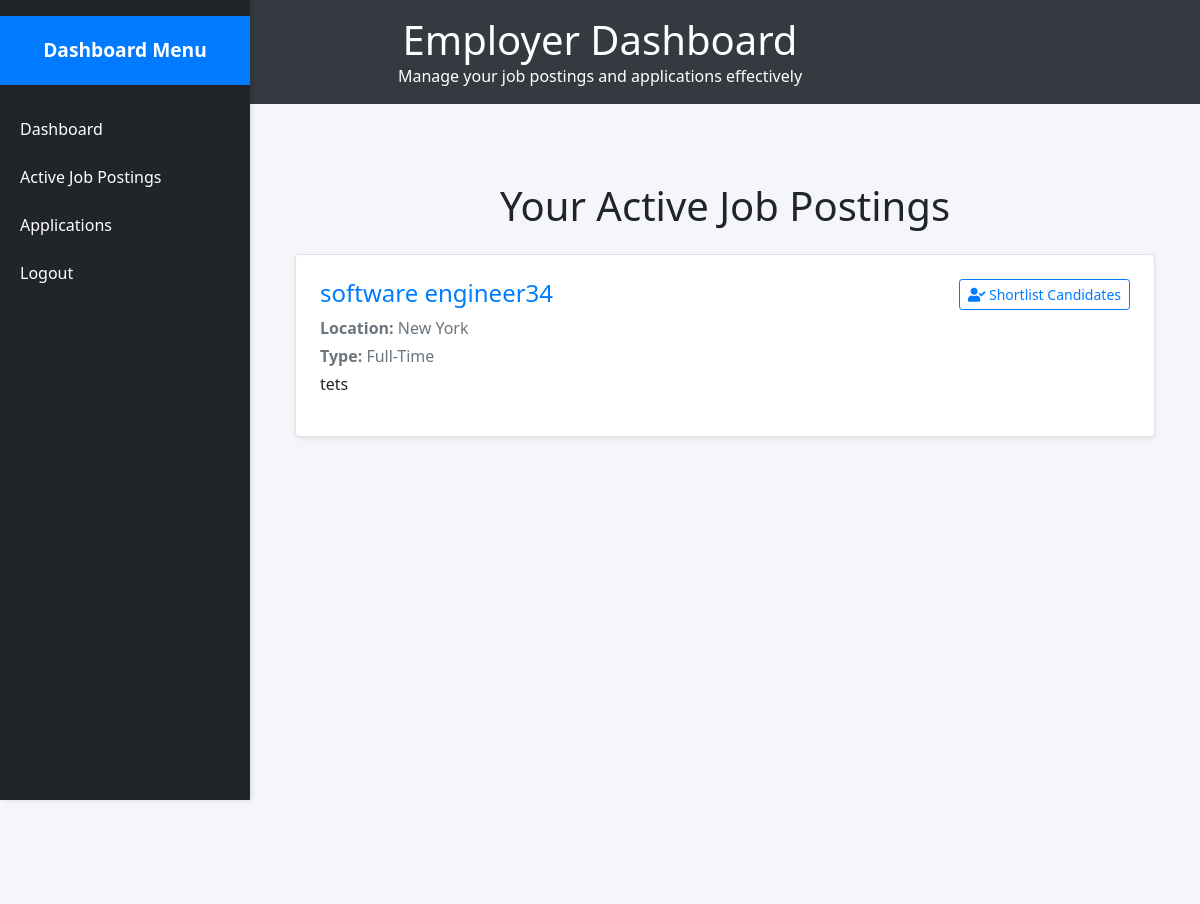
The page /active_jobs (signed in) on the database its author committed.
### app/models.py (models this page shows)
class Job(db.Model):
    __tablename__ = 'jobs'
    id = db.Column(db.Integer, primary_key=True)
    title = db.Column(db.String(150), nullable=False)
    description = db.Column(db.Text, nullable=False)
    location = db.Column(db.String(100))
    company_name = db.Column(db.String(100))
    type = db.Column(db.String(255))
    experience = db.Column(db.String(255))
    skills = db.Column(db.Text, nullable=False, default="testing")
    user_id = db.Column(
        db.Integer,
        db.ForeignKey('users.id', name='fk_jobs_user_id'),
        nullable=False
    )
    applications = db.relationship('Application', backref='job_listing', lazy=True, cascade='all, delete-orphan')

### app/main/routes.py (the view)
@main.route('/active_jobs')
@login_required
def active_jobs():
    try:
        jobs = Job.query.filter_by(user_id=current_user.id).all()  # Adjust query if necessary
        return render_template('active_job.html', jobs=jobs)
    except Exception as e:
        print(e)

### app/__init__.py (called while the page is built)
def create_app():
    app = Flask(__name__, static_folder='static')
    app.config.from_object(Config)
    db.init_app(app)
    bcrypt.init_app(app)
    login_manager.init_app(app)
    migrate.init_app(app, db)
    from app.auth import auth as auth_blueprint
    from app.admin import admin as admin_blueprint
    from app.main import main as main_blueprint
    app.register_blueprint(auth_blueprint, url_prefix='/auth')
    app.register_blueprint(admin_blueprint, url_prefix='/admin')
    app.register_blueprint(main_blueprint)
    login_manager.login_view = 'auth.login'
    @login_manager.user_loader
    def load_user(user_id):
        if user_id == "1":
            return AdminUser()
        return User.query.get(int(user_id))  # Assuming user_id is an integer
    return app

### app/templates/active_job.html
{% extends "base_dashboard.html" %}
{% block content %}
    <div class="container mt-5">
        <h1 class="mb-4 text-center">Your Active Job Postings</h1>
        {% if jobs %}
            <div class="list-group">
                {% for job in jobs %}
                    <div class="list-group-item d-flex justify-content-between align-items-start p-4 mb-3 border rounded shadow-sm">
                        <div class="job-info w-75">
                            <h4 class="mb-2 text-primary">{{ job.title }}</h4>
                            <p class="text-muted mb-1"><strong>Location:</strong> {{ job.location }}</p>
                            <p class="text-muted mb-1"><strong>Type:</strong> {{ job.type }}</p>
                            <p class="mb-3">{{ job.description }}</p>
                        </div>
                        <div class="job-actions text-end">
                            <form action="{{ url_for('main.shortlist_candidates', job_id=job.id) }}" method="POST">
                                <button type="submit" class="btn btn-outline-primary btn-sm">
                                    <i class="fas fa-user-check"></i> Shortlist Candidates
                                </button>
                            </form>
                        </div>
                    </div>
                {% endfor %}
            </div>
        {% else %}
            <p class="text-center text-muted">No active job postings found.</p>
        {% endif %}
    </div>
{% endblock %}

### app/templates/base_dashboard.html (style rules this page uses)
body { font-family: 'Segoe UI', Tahoma, Geneva, Verdana, sans-serif; background-color: #f4f6f9; display: flex; flex-direction: column; min-height: 100vh; margin: 0; }

### rows shown on the page
Job: title "software engineer34", location "New York", type "Full-Time", description "tets"
